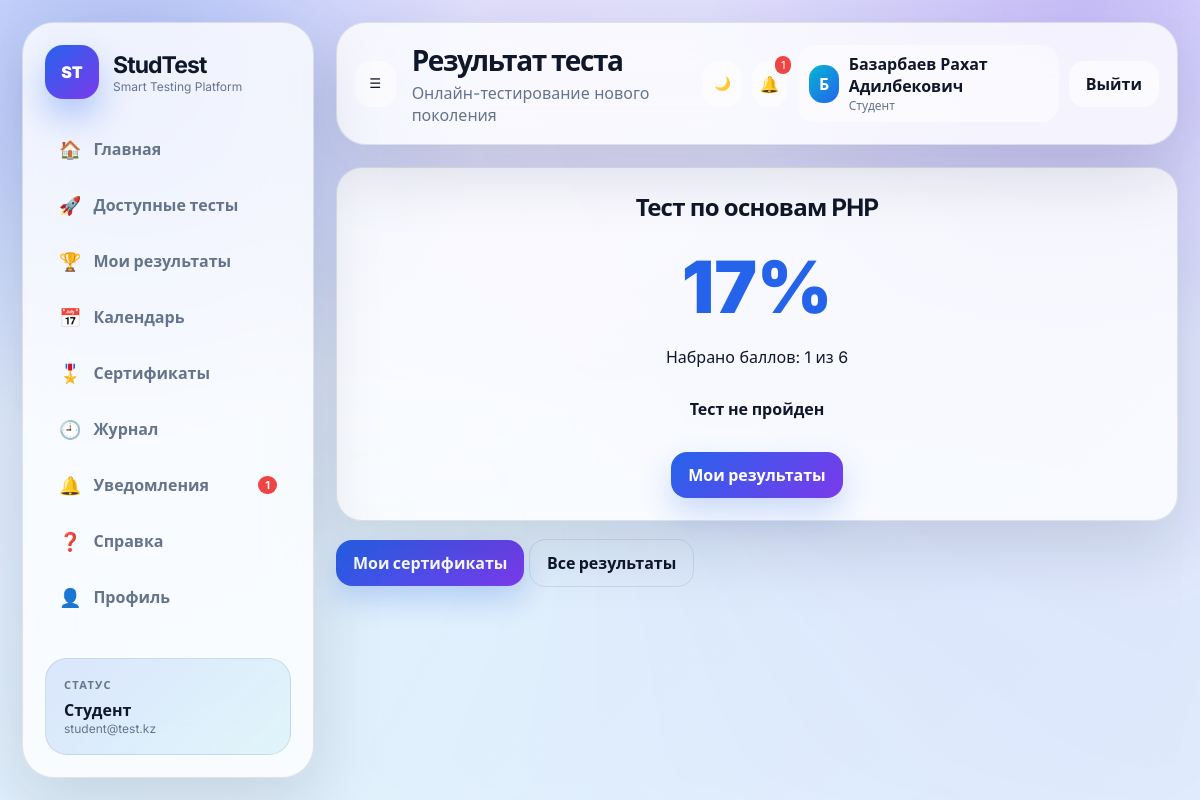
/student/result.php?attempt_id=1 (signed in), run on the app's committed database.
### tables this page shows
CREATE TABLE `test_attempts` (
  `id` int(11) NOT NULL,
  `test_id` int(11) NOT NULL,
  `student_id` int(11) NOT NULL,
  `started_at` datetime NOT NULL DEFAULT current_timestamp(),
  `finished_at` datetime DEFAULT NULL,
  `score` int(11) DEFAULT 0,
  `total_points` int(11) DEFAULT 0,
  `earned_points` int(11) DEFAULT 0,
  `status` enum('in_progress','finished','expired') NOT NULL DEFAULT 'in_progress',
  `ip_address` varchar(50) DEFAULT NULL
);

CREATE TABLE `tests` (
  `id` int(11) NOT NULL,
  `title` varchar(200) NOT NULL,
  `description` text DEFAULT NULL,
  `subject_id` int(11) NOT NULL,
  `teacher_id` int(11) NOT NULL,
  `time_limit` int(11) NOT NULL DEFAULT 30,
  `max_attempts` int(11) NOT NULL DEFAULT 1,
  `passing_score` int(11) NOT NULL DEFAULT 50,
  `shuffle_questions` tinyint(1) NOT NULL DEFAULT 1,
  `shuffle_answers` tinyint(1) NOT NULL DEFAULT 1,
  `status` enum('draft','published','closed') NOT NULL DEFAULT 'draft',
  `start_date` datetime DEFAULT NULL,
  `end_date` datetime DEFAULT NULL,
  `created_at` timestamp NULL DEFAULT current_timestamp(),
  `updated_at` timestamp NULL DEFAULT current_timestamp() ON UPDATE current_timestamp()
);

### student/result.php (the view, shortened to what this page needs)
<?php
require_once __DIR__ . '/../config/database.php';
$attemptId = (int)($_GET['attempt_id'] ?? 0);
$stmt = $pdo->prepare('SELECT a.*, t.title, t.passing_score FROM test_attempts a JOIN tests t ON t.id=a.test_id WHERE a.id=? AND a.student_id=?');
$stmt->execute([$attemptId, currentUserId()]);
$result = $stmt->fetch();
include __DIR__ . '/../includes/header.php';
?>
<div class="card" style="text-align:center;">
    <h2><?= htmlspecialchars($result['title']) ?></h2>
    <div style="font-size:72px;font-weight:900;color:#2563eb;"><?= $result['score'] ?>%</div>
    <p>Набрано баллов: <?= $result['earned_points'] ?> из <?= $result['total_points'] ?></p>
    <?php if ($result['score'] >= $result['passing_score']): ?>
        <div class="alert alert-success">Тест успешно пройден</div>
    <?php else: ?>
        <div class="alert alert-error">Тест не пройден</div>
    <?php endif; ?>
    <a class="btn" href="/student/results.php">Мои результаты</a>
</div>
<div style="margin-top:18px"><a class="btn" href="/student/certificates.php">Мои сертификаты</a> <a class="btn btn-ghost" href="/student/results.php">Все результаты</a></div>
<?php include __DIR__ . '/../includes/footer.php'; ?>

### assets/css/style.css (style rules this page uses)
:root { --bg:#eef3ff; --card:rgba(255,255,255,.78); --text:#0f172a; --muted:#64748b; --line:rgba(148,163,184,.28); --primary:#2563eb; --primary2:#7c3aed; --accent:#06b6d4; --success:#16a34a; --warning:#f59e0b; --danger:#ef4444; --shadow:0 24px 70px rgba(15,23,42,.14); --radius:26px; --sidebar:292px; }
* { box-sizing:border-box }
html { scroll-behavior:smooth }
body { margin:0;font-family:Inter,system-ui,Arial,sans-serif;background:radial-gradient(circle at 10% 10%,rgba(37,99,235,.26),transparent 28%),radial-gradient(circle at 90% 0%,rgba(124,58,237,.22),transparent 28%),linear-gradient(135deg,var(--bg),#f8fbff);color:var(--text);min-height:100vh;overflow-x:hidden }
body::before { content:"";position:fixed;inset:-120px;background:conic-gradient(from 110deg at 50% 50%,rgba(37,99,235,.12),rgba(6,182,212,.08),rgba(124,58,237,.12),rgba(37,99,235,.12));filter:blur(70px);animation:aurora 12s linear infinite;pointer-events:none }
a { color:inherit;text-decoration:none }
.card,.stat,.panel { background:var(--card);border:1px solid var(--line);border-radius:var(--radius);padding:22px;box-shadow:var(--shadow);backdrop-filter:blur(18px);transition:.25s }
.btn { border:0;border-radius:16px;padding:12px 17px;background:linear-gradient(135deg,var(--primary),var(--primary2));color:white;font-weight:850;display:inline-flex;align-items:center;gap:8px;cursor:pointer;transition:.22s;box-shadow:0 14px 30px rgba(37,99,235,.22) }
.btn-ghost { background:transparent;border:1px solid var(--line);color:var(--text);box-shadow:none }
.alert { border-radius:18px;padding:14px 16px;margin-bottom:18px;font-weight:750 }
.card h2,.card h3 { margin-top:0;letter-spacing:-.03em }

### data on the page
test_attempts: test.title "Тест по основам PHP", score "17", earned_points "1", total_points "6"

### other printed values
$unreadCount "1"
roleLabel($role) "Студент"
currentUserEmail() "student@test.kz"
$pageTitle "Результат теста"
currentUserName() "Базарбаев Рахат Адилбекович"
